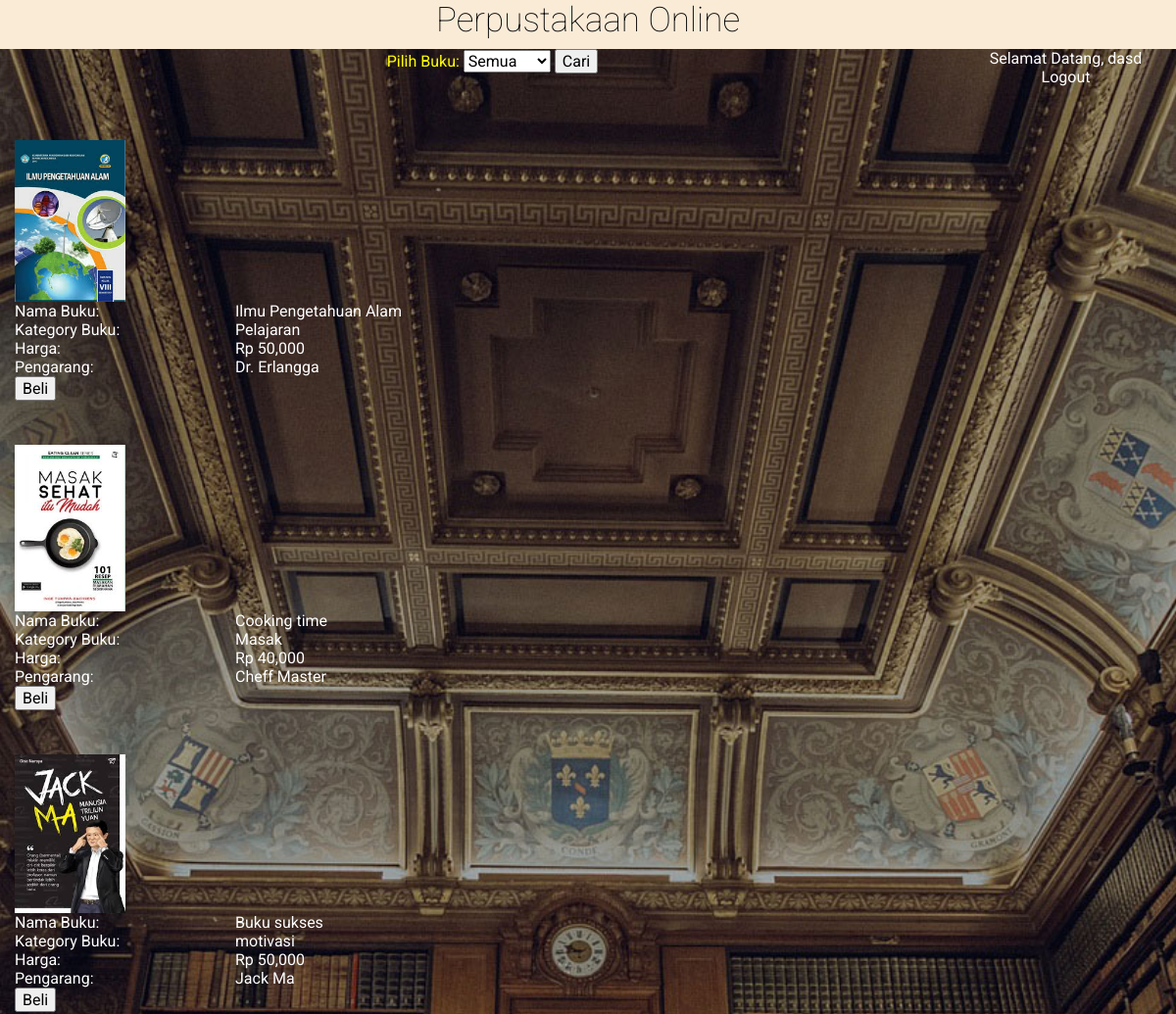
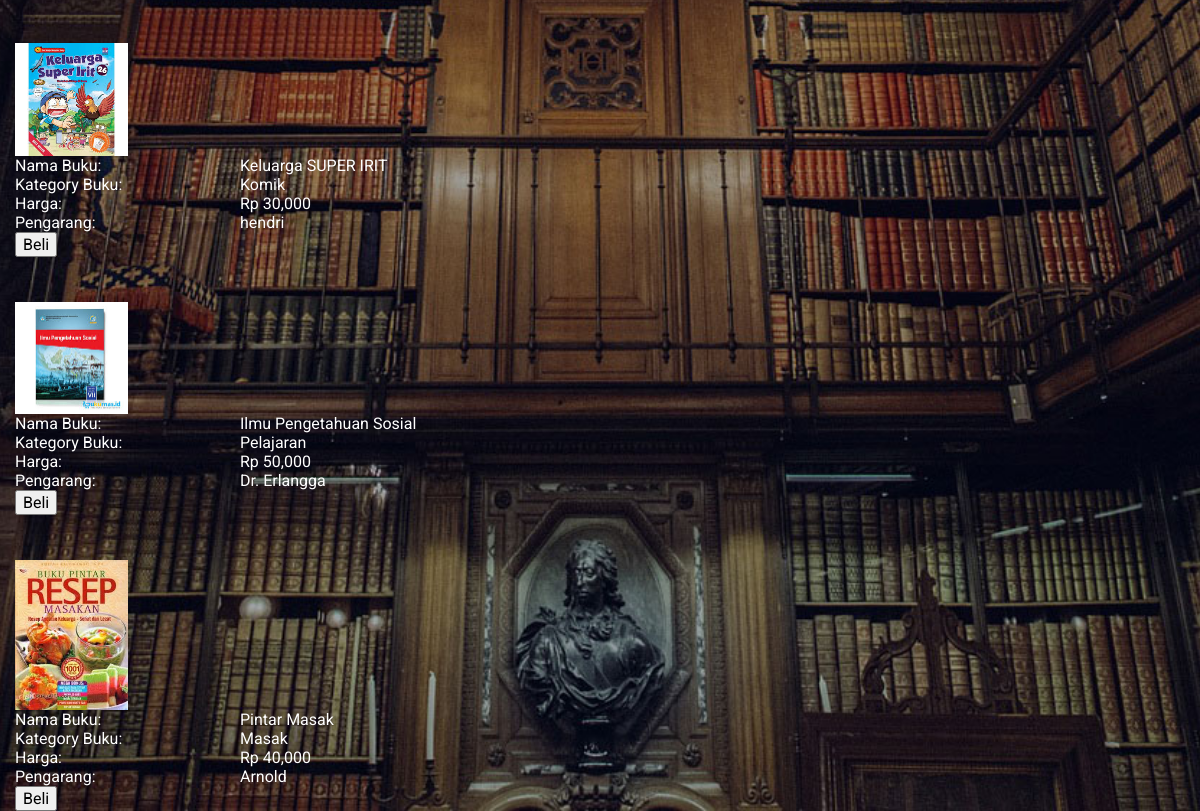
The app's page /home.php (signed in) with its own data (2 pictures, top to bottom).
### tables this page shows
CREATE TABLE `tbl_book` (
  `book_id` int(11) NOT NULL,
  `book_name` varchar(100) NOT NULL,
  `book_category` varchar(100) NOT NULL,
  `book_price` int(11) NOT NULL,
  `book_author` varchar(100) NOT NULL,
  `book_image` varchar(100) NOT NULL
);

### home.php (the view, shortened to what this page needs)
<HTML>
	<head>
	<link rel="stylesheet" href="css/bootstrap.min.css" >
	 <link rel="stylesheet" href="css/style.css" type="text/css" media="all">
	</head>
	<body>
			<div class="row">
				<div class="col-md-12 judul"><h2>Perpustakaan Online</h2></div>
			</div>
			<div class="row">
				<div class="col-md-12 buku">
					<div class="row">
							<div class="col-md-10">
								<form action="controller/docaribuku.php" method="post">
					<label for="cars">Pilih Buku:</label>
					<select id="cars" name="jenis">
						<option value="all">Semua</option>
					</select>
					<input type="submit" value="Cari">
					</form>
							</div>
							<div class="col-md-2">
									<p>Selamat Datang, <?php echo $_SESSION['username']; ?> </p>
									<a href="controller/dologout.php"><p>Logout</p></a>
							</div>
					</div>
					<?php
					include 'controller/doconnect.php';
					if(isset($_GET['id']) == null){
						$sql = "SELECT * FROM tbl_book";
					}else{
						if($_GET['id'] == "all"){
							$sql = "SELECT * FROM tbl_book";
						}else{
							$sql = "SELECT * FROM tbl_book where book_category = '".$_GET['id'] ."'";
						}
					}
					$result = $conn->query($sql);
					?>
					<table>
						<?php
					while($row = $result->fetch_assoc()) {
						?>
							<tr>
								<td><img class="top-s" src="<?php echo $row['book_image']?>" width="50%"></td>
							</tr>
							<tr>
								<td>Nama Buku: </td>
								<td><?php echo $row['book_name']; ?></td>
							</tr>
							<tr>
								<td>Kategory Buku: </td>
								<td><?php echo $row['book_category']; ?></td>
							</tr>
							<tr>
								<td>Harga: </td>
								<td><?php echo 'Rp '.number_format($row['book_price']); ?></td>
							</tr>
							<tr>
								<td>Pengarang: </td>
								<td><?php echo $row['book_author']; ?></td>
							</tr>
							<tr>
								<td><a href="sucess.php"><input type="button" value="Beli"></a></td>
							</tr>
							<?php
								}
							?>
					</table>
				</div>
			</div>
	</body>
</HTML>

### css/style.css (style rules this page uses)
html,body,div,span,applet,object,iframe,h1,h2,h3,h4,h5,h6,p,blockquote,pre,a,abbr,acronym,address,big,cite,code,del,dfn,em,img,ins,kbd,q,s,samp,small,strike,strong,sub,sup,tt,var,b,u,i,dl,dt,dd,ol,nav ul,nav li,fieldset,form,label,legend,table,caption,tbody,tfoot,thead,tr,th,td,article,aside,canvas,details,embed,figure,figcaption,footer,header,hgroup,menu,nav,output,ruby,section,summary,time,mark,audio,video { margin:0;padding:0;border:0;font-size:100%;font:inherit;vertical-align:baseline; }
table { border-collapse:collapse;border-spacing:0; }
a { text-decoration:none; }
img { max-width:100%; }
body { font-family: 'Roboto', sans-serif; text-align: center; background: url("../images/background.jpg"); background-repeat: no-repeat; background-attachment: fixed; background-position: center; background-size: cover; -webkit-background-size: cover; -moz-background-size: cover; -o-background-size: cover; }
body a { transition:0.5s all; -webkit-transition:0.5s all; -moz-transition:0.5s all; -o-transition:0.5s all; -ms-transition:0.5s all; text-decoration: none; }
h2 { font-size: 35px; text-align: center; color: #FFF; font-weight: 100; margin-bottom: 20px; }
.row { margin-left: 0 !important; margin-right: 0 !important; }

### home.php (style rules this page uses)
p { color: ffffff; }
h2 { color: #000000; }
.judul { height: 50px; color: black; background-color: #FAEBD7; }
.buku { height: 450px; color: yellow; }
table { margin-top: 10px; color: #ffffff; }
.top-s { margin-top: 45px; }

### records on screen
tbl_book: book_image (picture), book_name "Ilmu Pengetahuan Alam", book_category "Pelajaran", book_price "50,000", book_author "Dr. Erlangga"
tbl_book: book_image (picture), book_name "Cooking time", book_category "Masak", book_price "40,000", book_author "Cheff Master"
tbl_book: book_image (picture), book_name "Buku sukses", book_category "motivasi", book_price "50,000", book_author "Jack Ma"
tbl_book: book_image (picture), book_name "Keluarga SUPER IRIT", book_category "Komik", book_price "30,000", book_author "hendri"
tbl_book: book_image (picture), book_name "Ilmu Pengetahuan Sosial", book_category "Pelajaran", book_price "50,000", book_author "Dr. Erlangga"
tbl_book: book_image (picture), book_name "Pintar Masak", book_category "Masak", book_price "40,000", book_author "Arnold"

### other values on screen
$_SESSION['username'] "dasd"
